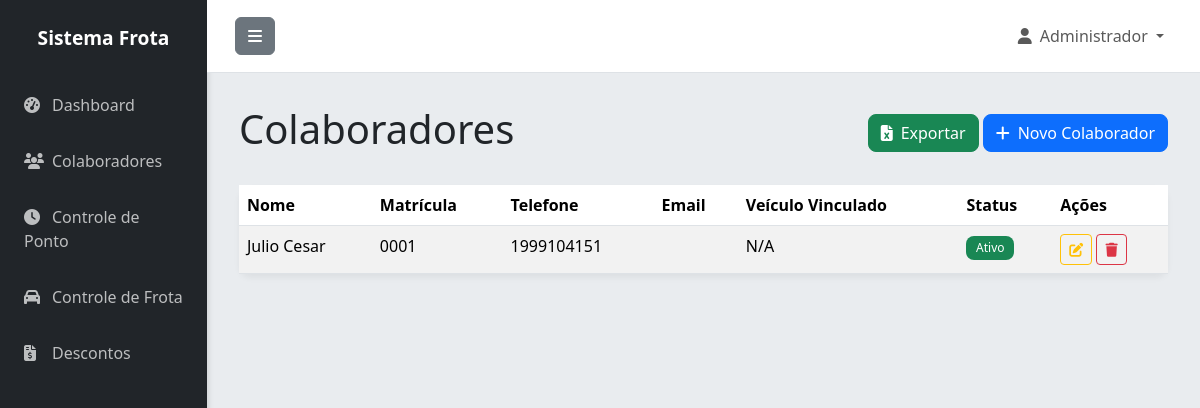
The app's page /colaboradores (signed in), older data.
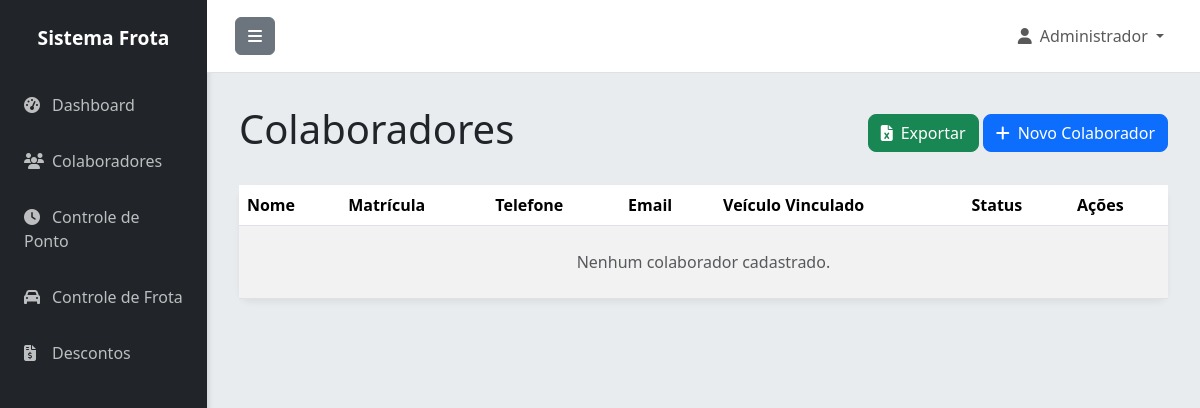
The same page, newer data.
### app.py (models this page shows)
class Colaborador(db.Model):
    id = db.Column(db.Integer, primary_key=True)
    nome = db.Column(db.String(100), nullable=False)
    matricula = db.Column(db.String(50), unique=True, nullable=False)
    cpf = db.Column(db.String(14), unique=True)
    telefone = db.Column(db.String(20))
    email = db.Column(db.String(120))
    veiculo_vinculado = db.Column(db.String(20))
    ativo = db.Column(db.Boolean, default=True)
    criado_em = db.Column(db.DateTime, default=datetime.utcnow)
    pontos = db.relationship('Ponto', backref='colaborador', lazy=True, cascade='all, delete-orphan')
    frotas = db.relationship('Frota', backref='motorista_obj', lazy=True)
    descontos = db.relationship('Desconto', backref='colaborador', lazy=True)

### app.py (the view)
@app.route('/colaboradores')
@login_required
def colaboradores():
    colaboradores = Colaborador.query.all()
    return render_template('colaboradores.html', colaboradores=colaboradores)

### app.py (called while the page is built, shortened)
@login_manager.user_loader
def load_user(user_id):
    return Usuario.query.get(int(user_id))

@app.before_request
def create_tables():
    db.create_all()

### templates/colaboradores.html (shortened to what this page needs)
{% extends "base.html" %}
{% block content %}
<div class="d-flex justify-content-between align-items-center mb-4">
    <h1 class="fw-light">Colaboradores</h1>
    <div>
        <a href="{{ url_for('exportar', tipo='colaboradores') }}" class="btn btn-success"><i class="fas fa-file-excel me-2"></i>Exportar</a>
        <a href="{{ url_for('novo_colaborador') }}" class="btn btn-primary"><i class="fas fa-plus me-2"></i>Novo Colaborador</a>
    </div>
</div>
<div class="card">
    <div class="card-body p-0">
        <div class="table-responsive">
            <table class="table table-striped table-hover mb-0">
                <thead class="bg-light">
                    <tr>
                        <th scope="col">Nome</th>
                        <th scope="col">Matrícula</th>
                        <th scope="col">Telefone</th>
                        <th scope="col">Email</th>
                        <th scope="col">Veículo Vinculado</th>
                        <th scope="col">Status</th>
                        <th scope="col">Ações</th>
                    </tr>
                </thead>
                <tbody>
                    {% for colaborador in colaboradores %}
                    <tr>
                        <td>{{ colaborador.nome }}</td>
                        <td>{{ colaborador.matricula }}</td>
                        <td>{{ colaborador.telefone }}</td>
                        <td>{{ colaborador.email }}</td>
                        <td>{{ colaborador.veiculo_vinculado or 'N/A' }}</td>
                        <td>
                            {% if colaborador.ativo %}
                                <span class="badge bg-success">Ativo</span>
                            {% else %}
                                <span class="badge bg-danger">Inativo</span>
                            {% endif %}
                        </td>
                        <td>
                            <a href="{{ url_for('editar_colaborador', id=colaborador.id) }}" class="btn btn-sm btn-outline-warning" title="Editar"><i class="fas fa-edit"></i></a>
                            <a href="{{ url_for('excluir_colaborador', id=colaborador.id) }}" class="btn btn-sm btn-outline-danger" title="Excluir" onclick="return confirm('Tem certeza que deseja excluir este colaborador?')"><i class="fas fa-trash"></i></a>
                        </td>
                    </tr>
                    {% else %}
                    <tr>
                        <td colspan="7" class="text-center text-muted py-4">Nenhum colaborador cadastrado.</td>
                    </tr>
                    {% endfor %}
                </tbody>
            </table>
        </div>
    </div>
</div>
{% endblock %}

Row changes from the older to the newer data that the page shows:
removed Colaborador: nome "Julio Cesar", matricula "0001", telefone "1999104151", veiculo_vinculado "N/A", ativo "Ativo"
Text that changed along with them:
text now shown: "Nenhum colaborador cadastrado."
